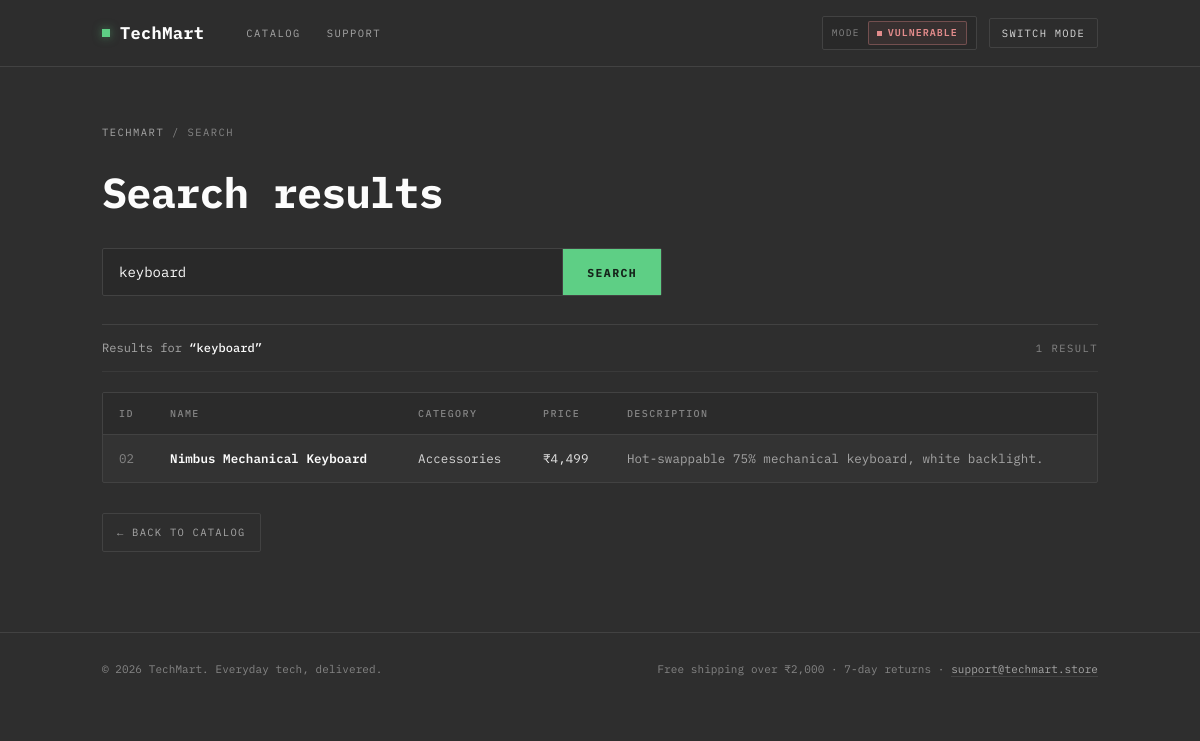
Page /search?q=keyboard on the committed database.
### tables this page shows
CREATE TABLE products (
            id INTEGER PRIMARY KEY,
            name TEXT NOT NULL,
            category TEXT NOT NULL,
            price REAL NOT NULL,
            description TEXT NOT NULL
        );

### app.py (the view, shortened to what this page needs)
@app.route("/search")
def search():
    q = request.args.get("q", "")
    db = get_db()
    error = None
    rows = []
    try:
        if STATE["mode"] == "vulnerable":
            query = (
                "SELECT id, name, category, price, description "
                "FROM products WHERE name LIKE '%" + q + "%'"
            )
            cur = db.execute(query)
            rows = cur.fetchall()
    except sqlite3.Error as e:
        error = str(e)
    return render_template(
        "results.html",
        query_text=q,
        rows=rows,
        error=error,
        mode=STATE["mode"],
    )

### app.py (called while the page is built)
def get_db():
    db = getattr(g, "_database", None)
    if db is None:
        db = g._database = sqlite3.connect(DB_PATH)
        db.row_factory = sqlite3.Row
    return db

### templates/results.html (shortened to what this page needs)
<!DOCTYPE html>
<html lang="en">
<head>
<link rel="stylesheet" href="{{ url_for('static', filename='css/style.css') }}">
</head>
<body>
  <nav class="navbar">
    <div class="wrap nav-inner">
      <a href="/" class="brand"><span class="dot"></span>TechMart</a>
      <div class="nav-links">
        <a href="/">Catalog</a>
        <a href="/#support">Support</a>
      </div>
      <div class="nav-right">
        <div class="mode-pill">
          <span class="label">mode</span>
          <span class="mode-value {{ mode }}">{{ mode.upper() }}</span>
        </div>
        <button class="toggle-btn" id="toggle-mode-btn">Switch mode</button>
      </div>
    </div>
  </nav>
  <main class="results">
    <div class="wrap">
      <div class="crumbs"><a href="/">TechMart</a> / search</div>
      <h1>Search results</h1>
      <form class="search-box" action="/search" method="get">
        <input id="q" type="text" name="q" value="{{ query_text }}" placeholder="Search the catalog…" autocomplete="off">
        <button type="submit">Search</button>
      </form>
      <div class="results-bar">
        <span class="results-for">
          {% if query_text %}
            Results for <strong>“{{ query_text }}”</strong>
          {% else %}
            All products
          {% endif %}
        </span>
        <span class="result-count">{{ rows|length }} result{% if rows|length != 1 %}s{% endif %}</span>
      </div>
      {% if error %}
        <div class="error-box">
          <span class="err-label">Something went wrong</span>{{ error }}
        </div>
      {% else %}
        <div class="table-wrap">
          <table class="result-table">
            <thead>
              <tr>
                <th>ID</th>
                <th>Name</th>
                <th>Category</th>
                <th>Price</th>
                <th>Description</th>
              </tr>
            </thead>
            <tbody>
              {% for r in rows %}
                <tr>
                  <td class="cell-id">{{ "%02d"|format(r['id']) }}</td>
                  <td class="cell-name">{{ r['name'] }}</td>
                  <td>{{ r['category'] }}</td>
                  <td class="cell-price"><span class="cur">₹</span>{{ "{:,}".format(r['price']|int) }}</td>
                  <td class="cell-desc">{{ r['description'] }}</td>
                </tr>
              {% endfor %}
            </tbody>
          </table>
        </div>
      {% endif %}
      <a class="back-link" href="/">&larr; Back to catalog</a>
    </div>
  </main>
  <footer class="site-footer" id="support">
    <div class="wrap">
      <span>© 2026 TechMart. Everyday tech, delivered.</span>
      <span>Free shipping over ₹2,000 · 7-day returns · <a href="mailto:support@techmart.store">support@techmart.store</a></span>
    </div>
  </footer>
</body>
</html>

### rows in the picture
products: id "02", name "Nimbus Mechanical Keyboard", category "Accessories", price "4,499", description "Hot-swappable 75% mechanical keyboard, white backlight."

### other values in the picture
{{ mode.upper() }} "VULNERABLE"
{{ query_text }} "keyboard"
{{ rows|length }} "1"
